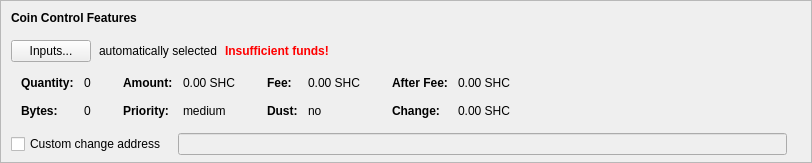
    <widget class="QFrame" name="frameCoinControl">
     <property name="sizePolicy">
      <sizepolicy hsizetype="Expanding" vsizetype="Expanding">
       <horstretch>0</horstretch>
       <verstretch>0</verstretch>
      </sizepolicy>
     </property>
     <property name="maximumSize">
      <size>
       <width>16777215</width>
       <height>16777215</height>
      </size>
     </property>
     <property name="frameShape">
      <enum>QFrame::StyledPanel</enum>
     </property>
     <property name="frameShadow">
      <enum>QFrame::Sunken</enum>
     </property>
     <layout class="QVBoxLayout" name="verticalLayoutCoinControl2">
      <property name="spacing">
       <number>0</number>
      </property>
      <property name="leftMargin">
       <number>0</number>
      </property>
      <property name="topMargin">
       <number>0</number>
      </property>
      <property name="rightMargin">
       <number>0</number>
      </property>
      <property name="bottomMargin">
       <number>6</number>
      </property>
      <item>
       <layout class="QVBoxLayout" name="verticalLayoutCoinControl" stretch="0,0,0,0,1">
        <property name="spacing">
         <number>0</number>
        </property>
        <property name="leftMargin">
         <number>10</number>
        </property>
        <property name="topMargin">
         <number>10</number>
        </property>
        <item>
         <layout class="QHBoxLayout" name="horizontalLayoutCoinControl1">
          <property name="bottomMargin">
           <number>15</number>
          </property>
          <item>
           <widget class="QLabel" name="labelCoinControlFeatures">
            <property name="sizePolicy">
             <sizepolicy hsizetype="Preferred" vsizetype="Maximum">
              <horstretch>0</horstretch>
              <verstretch>0</verstretch>
             </sizepolicy>
            </property>
            <property name="font">
             <font>
              <weight>75</weight>
              <bold>true</bold>
             </font>
            </property>
            <property name="styleSheet">
             <string notr="true">font-weight:bold;</string>
            </property>
            <property name="text">
             <string>Coin Control Features</string>
            </property>
           </widget>
          </item>
         </layout>
        </item>
        <item>
         <layout class="QHBoxLayout" name="horizontalLayoutCoinControl2" stretch="0,0,0,0">
          <property name="spacing">
           <number>8</number>
          </property>
          <property name="bottomMargin">
           <number>10</number>
          </property>
          <item>
           <widget class="QPushButton" name="pushButtonCoinControl">
            <property name="styleSheet">
             <string notr="true"/>
            </property>
            <property name="text">
             <string>Inputs...</string>
            </property>
            <property name="autoDefault">
             <bool>false</bool>
            </property>
           </widget>
          </item>
          <item>
           <widget class="QLabel" name="labelCoinControlAutomaticallySelected">
            <property name="text">
             <string>automatically selected</string>
            </property>
            <property name="margin">
             <number>5</number>
            </property>
           </widget>
          </item>
          <item>
           <widget class="QLabel" name="labelCoinControlInsuffFunds">
            <property name="font">
             <font>
              <weight>75</weight>
              <bold>true</bold>
             </font>
            </property>
            <property name="styleSheet">
             <string notr="true">color:red;font-weight:bold;</string>
            </property>
            <property name="text">
             <string>Insufficient funds!</string>
            </property>
            <property name="margin">
             <number>5</number>
            </property>
           </widget>
          </item>
          <item>
           <spacer name="horizontalSpacerCoinControl">
            <property name="orientation">
             <enum>Qt::Horizontal</enum>
            </property>
            <property name="sizeHint" stdset="0">
             <size>
              <width>40</width>
              <height>1</height>
             </size>
            </property>
           </spacer>
          </item>
         </layout>
        </item>
        <item>
         <widget class="QWidget" name="widgetCoinControl" native="true">
          <property name="sizePolicy">
           <sizepolicy hsizetype="Preferred" vsizetype="Preferred">
            <horstretch>0</horstretch>
            <verstretch>0</verstretch>
           </sizepolicy>
          </property>
          <property name="minimumSize">
           <size>
            <width>0</width>
            <height>0</height>
           </size>
          </property>
          <property name="styleSheet">
           <string notr="true"/>
          </property>
          <layout class="QHBoxLayout" name="horizontalLayoutCoinControl5">
           <property name="leftMargin">
            <number>0</number>
           </property>
           <property name="topMargin">
            <number>0</number>
           </property>
           <property name="rightMargin">
            <number>0</number>
           </property>
           <property name="bottomMargin">
            <number>0</number>
           </property>
           <item>
            <layout class="QHBoxLayout" name="horizontalLayoutCoinControl3" stretch="0,0,0,1">
             <property name="spacing">
              <number>20</number>
             </property>
             <property name="topMargin">
              <number>0</number>
             </property>
             <property name="bottomMargin">
              <number>10</number>
             </property>
             <item>
              <layout class="QFormLayout" name="formLayoutCoinControl1">
               <property name="horizontalSpacing">
                <number>10</number>
               </property>
               <property name="verticalSpacing">
                <number>14</number>
               </property>
               <property name="leftMargin">
                <number>10</number>
               </property>
               <property name="topMargin">
                <number>4</number>
               </property>
               <property name="rightMargin">
                <number>6</number>
               </property>
               <item row="0" column="0">
                <widget class="QLabel" name="labelCoinControlQuantityText">
                 <property name="font">
                  <font>
                   <weight>75</weight>
                   <bold>true</bold>
                  </font>
                 </property>
                 <property name="text">
                  <string>Quantity:</string>
                 </property>
                 <property name="margin">
                  <number>0</number>
                 </property>
                </widget>
               </item>
               <item row="0" column="1">
                <widget class="QLabel" name="labelCoinControlQuantity">
                 <property name="cursor">
                  <cursorShape>IBeamCursor</cursorShape>
                 </property>
                 <property name="contextMenuPolicy">
                  <enum>Qt::ActionsContextMenu</enum>
                 </property>
                 <property name="text">
                  <string notr="true">0</string>
                 </property>
                 <property name="margin">
                  <number>0</number>
                 </property>
                 <property name="textInteractionFlags">
                  <set>Qt::LinksAccessibleByMouse|Qt::TextSelectableByKeyboard|Qt::TextSelectableByMouse</set>
                 </property>
                </widget>
               </item>
               <item row="1" column="0">
                <widget class="QLabel" name="labelCoinControlBytesText">
                 <property name="font">
                  <font>
                   <weight>75</weight>
                   <bold>true</bold>
                  </font>
                 </property>
                 <property name="text">
                  <string>Bytes:</string>
                 </property>
                </widget>
               </item>
               <item row="1" column="1">
                <widget class="QLabel" name="labelCoinControlBytes">
                 <property name="cursor">
                  <cursorShape>IBeamCursor</cursorShape>
                 </property>
                 <property name="contextMenuPolicy">
                  <enum>Qt::ActionsContextMenu</enum>
                 </property>
                 <property name="text">
                  <string notr="true">0</string>
                 </property>
                 <property name="textInteractionFlags">
                  <set>Qt::LinksAccessibleByMouse|Qt::TextSelectableByKeyboard|Qt::TextSelectableByMouse</set>
                 </property>
                </widget>
               </item>
              </layout>
             </item>
             <item>
              <layout class="QFormLayout" name="formLayoutCoinControl2">
               <property name="horizontalSpacing">
                <number>10</number>
               </property>
               <property name="verticalSpacing">
                <number>14</number>
               </property>
               <property name="leftMargin">
                <number>6</number>
               </property>
               <property name="topMargin">
                <number>4</number>
               </property>
               <property name="rightMargin">
                <number>6</number>
               </property>
               <item row="0" column="0">
                <widget class="QLabel" name="labelCoinControlAmountText">
                 <property name="font">
                  <font>
                   <weight>75</weight>
                   <bold>true</bold>
                  </font>
                 </property>
                 <property name="text">
                  <string>Amount:</string>
                 </property>
                 <property name="margin">
                  <number>0</number>
                 </property>
                </widget>
               </item>
               <item row="0" column="1">
                <widget class="QLabel" name="labelCoinControlAmount">
                 <property name="cursor">
                  <cursorShape>IBeamCursor</cursorShape>
                 </property>
                 <property name="contextMenuPolicy">
                  <enum>Qt::ActionsContextMenu</enum>
                 </property>
                 <property name="text">
                  <string notr="true">0.00 SHC</string>
                 </property>
                 <property name="textInteractionFlags">
                  <set>Qt::LinksAccessibleByMouse|Qt::TextSelectableByKeyboard|Qt::TextSelectableByMouse</set>
                 </property>
                </widget>
               </item>
               <item row="1" column="0">
                <widget class="QLabel" name="labelCoinControlPriorityText">
                 <property name="font">
                  <font>
                   <weight>75</weight>
                   <bold>true</bold>
                  </font>
                 </property>
                 <property name="text">
                  <string>Priority:</string>
                 </property>
                </widget>
               </item>
               <item row="1" column="1">
                <widget class="QLabel" name="labelCoinControlPriority">
                 <property name="cursor">
                  <cursorShape>IBeamCursor</cursorShape>
                 </property>
                 <property name="contextMenuPolicy">
                  <enum>Qt::ActionsContextMenu</enum>
                 </property>
                 <property name="text">
                  <string notr="true">medium</string>
                 </property>
                 <property name="textInteractionFlags">
                  <set>Qt::LinksAccessibleByMouse|Qt::TextSelectableByKeyboard|Qt::TextSelectableByMouse</set>
                 </property>
                </widget>
               </item>
              </layout>
             </item>
             <item>
              <layout class="QFormLayout" name="formLayoutCoinControl3">
               <property name="horizontalSpacing">
                <number>10</number>
               </property>
               <property name="verticalSpacing">
                <number>14</number>
               </property>
               <property name="leftMargin">
                <number>6</number>
               </property>
               <property name="topMargin">
                <number>4</number>
               </property>
               <property name="rightMargin">
                <number>6</number>
               </property>
               <item row="0" column="0">
                <widget class="QLabel" name="labelCoinControlFeeText">
                 <property name="font">
                  <font>
                   <weight>75</weight>
                   <bold>true</bold>
                  </font>
                 </property>
                 <property name="text">
                  <string>Fee:</string>
                 </property>
                 <property name="margin">
                  <number>0</number>
                 </property>
                </widget>
               </item>
               <item row="0" column="1">
                <widget class="QLabel" name="labelCoinControlFee">
                 <property name="cursor">
                  <cursorShape>IBeamCursor</cursorShape>
                 </property>
                 <property name="contextMenuPolicy">
                  <enum>Qt::ActionsContextMenu</enum>
                 </property>
                 <property name="text">
                  <string notr="true">0.00 SHC</string>
                 </property>
                 <property name="textInteractionFlags">
                  <set>Qt::LinksAccessibleByMouse|Qt::TextSelectableByKeyboard|Qt::TextSelectableByMouse</set>
                 </property>
                </widget>
               </item>
               <item row="1" column="0">
                <widget class="QLabel" name="labelCoinControlLowOutputText">
                 <property name="font">
                  <font>
                   <weight>75</weight>
                   <bold>true</bold>
                  </font>
                 </property>
                 <property name="text">
                  <string>Dust:</string>
                 </property>
                </widget>
               </item>
               <item row="1" column="1">
                <widget class="QLabel" name="labelCoinControlLowOutput">
                 <property name="cursor">
                  <cursorShape>IBeamCursor</cursorShape>
                 </property>
                 <property name="contextMenuPolicy">
                  <enum>Qt::ActionsContextMenu</enum>
                 </property>
                 <property name="text">
                  <string notr="true">no</string>
                 </property>
                 <property name="textInteractionFlags">
                  <set>Qt::LinksAccessibleByMouse|Qt::TextSelectableByKeyboard|Qt::TextSelectableByMouse</set>
                 </property>
                </widget>
               </item>
              </layout>
             </item>
             <item>
              <layout class="QFormLayout" name="formLayoutCoinControl4">
               <property name="horizontalSpacing">
                <number>10</number>
               </property>
               <property name="verticalSpacing">
                <number>14</number>
               </property>
               <property name="leftMargin">
                <number>6</number>
               </property>
               <property name="topMargin">
                <number>4</number>
               </property>
               <property name="rightMargin">
                <number>6</number>
               </property>
               <item row="0" column="0">
                <widget class="QLabel" name="labelCoinControlAfterFeeText">
                 <property name="font">
                  <font>
                   <weight>75</weight>
                   <bold>true</bold>
                  </font>
                 </property>
                 <property name="text">
                  <string>After Fee:</string>
                 </property>
                 <property name="margin">
                  <number>0</number>
                 </property>
                </widget>
               </item>
               <item row="0" column="1">
                <widget class="QLabel" name="labelCoinControlAfterFee">
                 <property name="cursor">
                  <cursorShape>IBeamCursor</cursorShape>
                 </property>
                 <property name="contextMenuPolicy">
                  <enum>Qt::ActionsContextMenu</enum>
                 </property>
                 <property name="text">
                  <string notr="true">0.00 SHC</string>
                 </property>
                 <property name="textInteractionFlags">
                  <set>Qt::LinksAccessibleByMouse|Qt::TextSelectableByKeyboard|Qt::TextSelectableByMouse</set>
                 </property>
                </widget>
               </item>
               <item row="1" column="0">
                <widget class="QLabel" name="labelCoinControlChangeText">
                 <property name="font">
                  <font>
                   <weight>75</weight>
                   <bold>true</bold>
                  </font>
                 </property>
                 <property name="text">
                  <string>Change:</string>
                 </property>
                </widget>
               </item>
               <item row="1" column="1">
                <widget class="QLabel" name="labelCoinControlChange">
                 <property name="cursor">
                  <cursorShape>IBeamCursor</cursorShape>
                 </property>
                 <property name="contextMenuPolicy">
                  <enum>Qt::ActionsContextMenu</enum>
                 </property>
                 <property name="text">
                  <string notr="true">0.00 SHC</string>
                 </property>
                 <property name="textInteractionFlags">
                  <set>Qt::LinksAccessibleByMouse|Qt::TextSelectableByKeyboard|Qt::TextSelectableByMouse</set>
                 </property>
                </widget>
               </item>
              </layout>
             </item>
            </layout>
           </item>
          </layout>
         </widget>
        </item>
        <item>
         <layout class="QHBoxLayout" name="horizontalLayoutCoinControl4" stretch="0,0,0">
          <property name="spacing">
           <number>12</number>
          </property>
          <property name="sizeConstraint">
           <enum>QLayout::SetDefaultConstraint</enum>
          </property>
          <property name="topMargin">
           <number>5</number>
          </property>
          <property name="rightMargin">
           <number>5</number>
          </property>
          <item>
           <widget class="QCheckBox" name="checkBoxCoinControlChange">
            <property name="toolTip">
             <string>If this is activated, but the change address is empty or invalid, change will be sent to a newly generated address.</string>
            </property>
            <property name="text">
             <string>Custom change address</string>
            </property>
           </widget>
          </item>
          <item>
           <widget class="QValidatedLineEdit" name="lineEditCoinControlChange">
            <property name="enabled">
             <bool>false</bool>
            </property>
            <property name="sizePolicy">
             <sizepolicy hsizetype="Expanding" vsizetype="Fixed">
              <horstretch>0</horstretch>
              <verstretch>0</verstretch>
             </sizepolicy>
            </property>
           </widget>
          </item>
          <item>
           <widget class="QLabel" name="labelCoinControlChangeLabel">
            <property name="sizePolicy">
             <sizepolicy hsizetype="Preferred" vsizetype="Expanding">
              <horstretch>0</horstretch>
              <verstretch>0</verstretch>
             </sizepolicy>
            </property>
            <property name="minimumSize">
             <size>
              <width>0</width>
              <height>0</height>
             </size>
            </property>
            <property name="text">
             <string/>
            </property>
            <property name="margin">
             <number>3</number>
            </property>
           </widget>
          </item>
         </layout>
        </item>
        <item>
         <spacer name="verticalSpacerCoinControl">
          <property name="orientation">
           <enum>Qt::Vertical</enum>
          </property>
          <property name="sizeHint" stdset="0">
           <size>
            <width>800</width>
            <height>1</height>
           </size>
          </property>
         </spacer>
        </item>
       </layout>
      </item>
     </layout>
    </widget>
